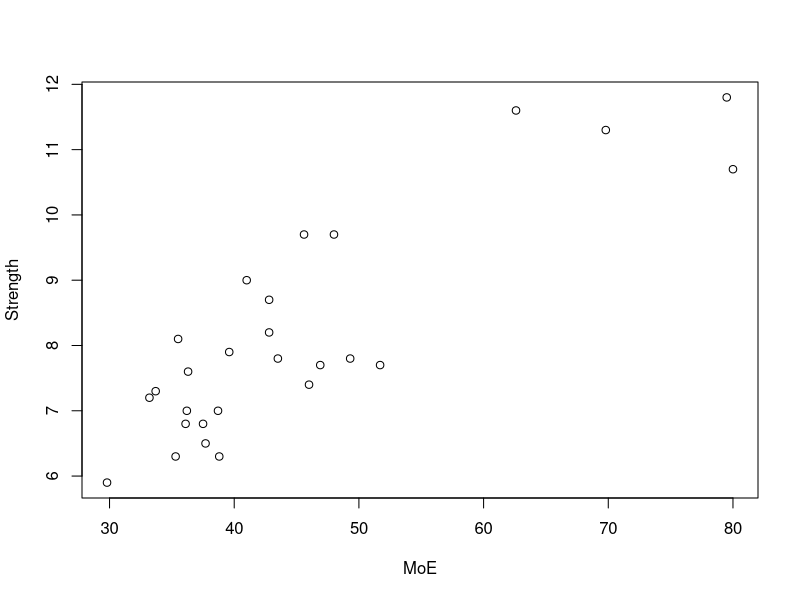
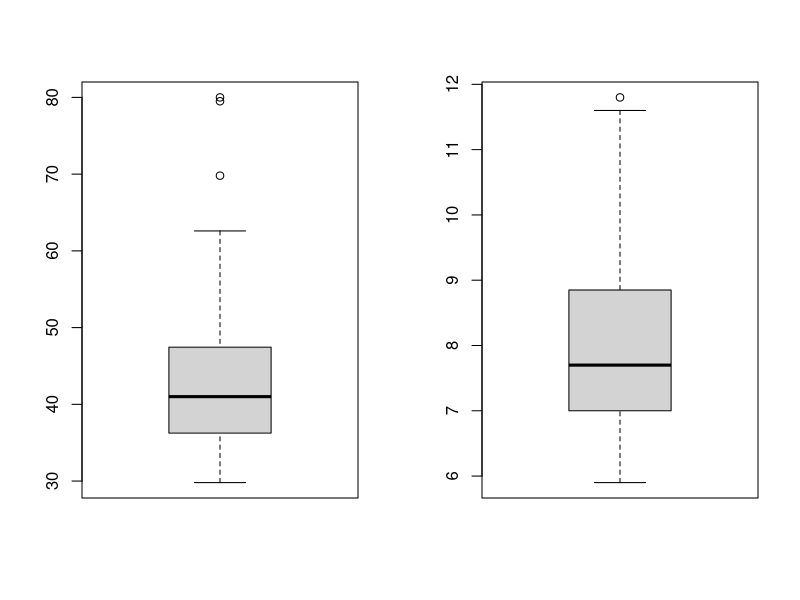
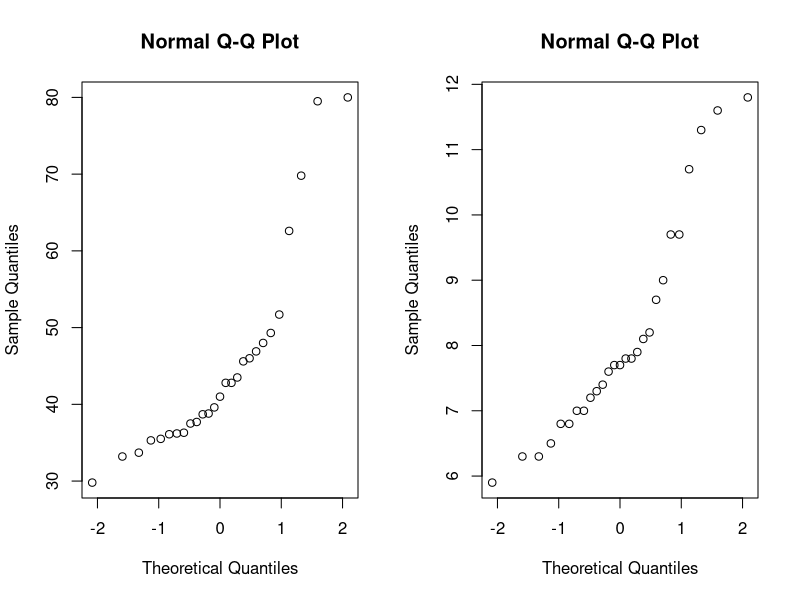
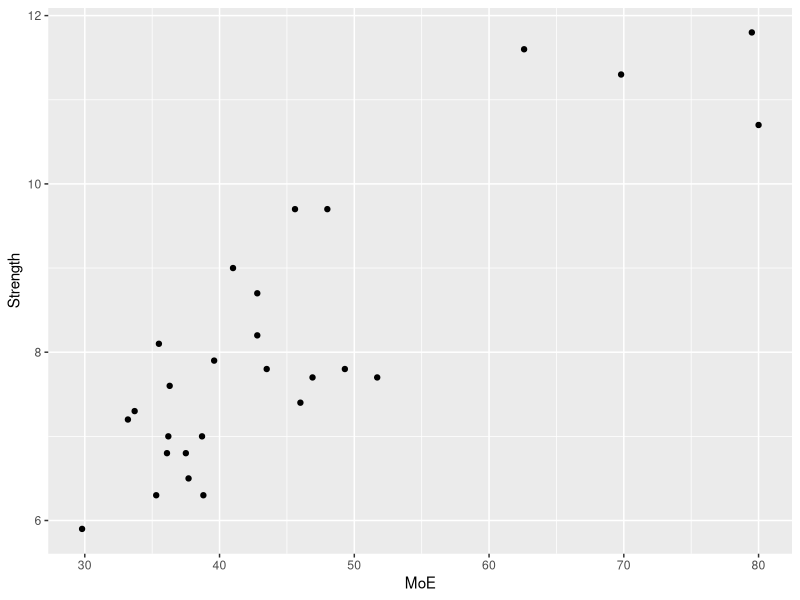
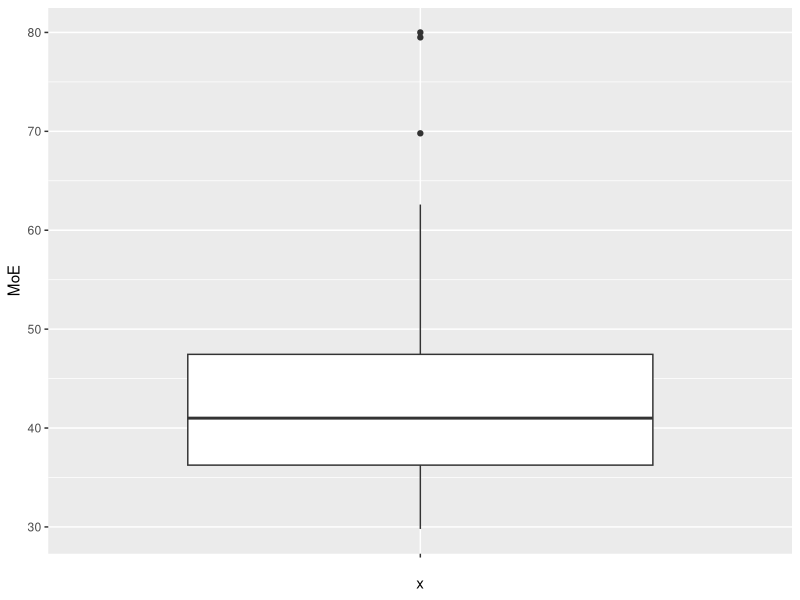
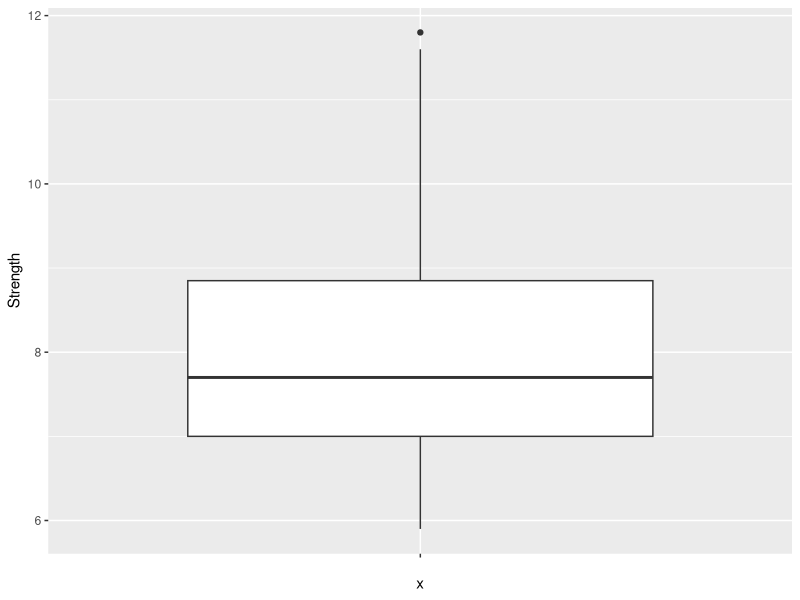
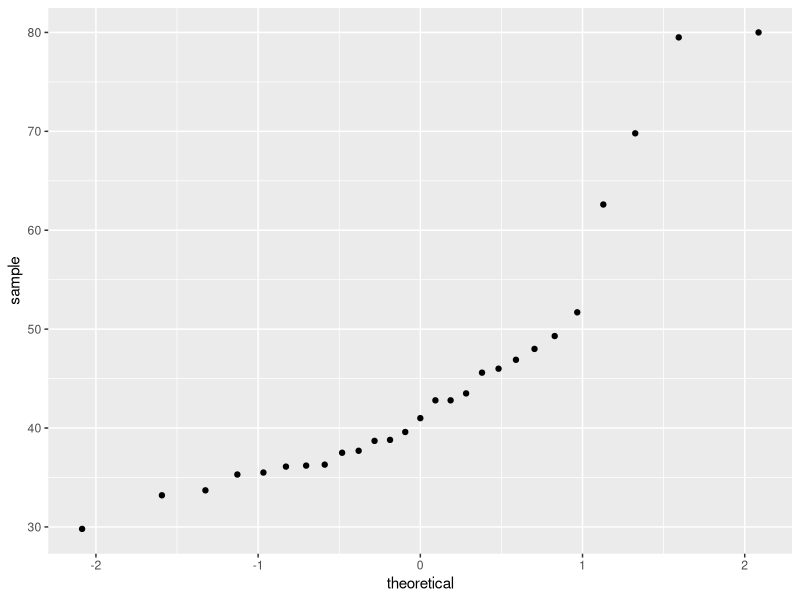
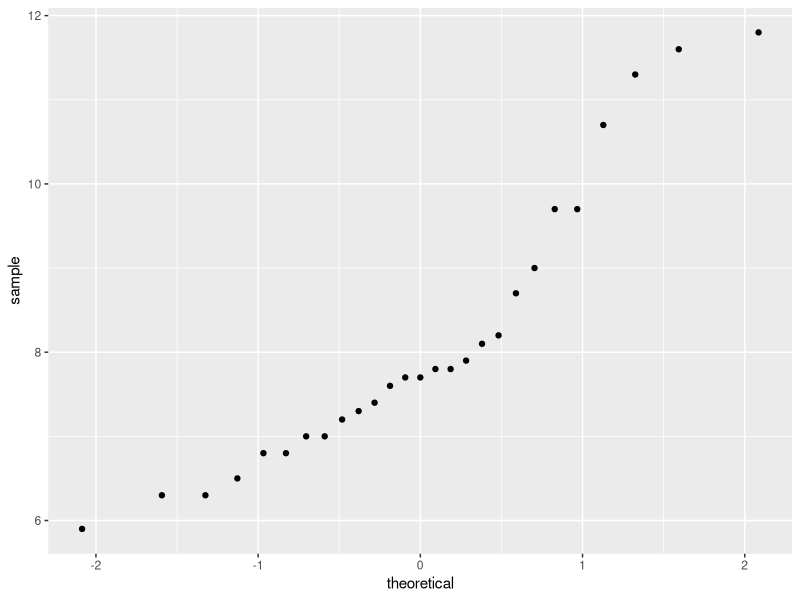

Source code (R) for these figures, in order:
MoE <- c(29.8, 33.2, 33.7, 35.3, 35.5, 36.1, 36.2, 36.3, 37.5, 37.7, 38.7, 38.8, 39.6, 41.0, 42.8, 42.8, 43.5, 45.6, 46.0, 46.9, 48.0, 49.3, 51.7, 62.6, 69.8, 79.5, 80.0 )

Strength <- c(5.9, 7.2, 7.3, 6.3, 8.1, 6.8, 7.0, 7.6, 6.8, 6.5, 7.0, 6.3, 7.9, 9.0, 8.2, 8.7, 7.8, 9.7, 7.4, 7.7, 9.7, 7.8, 7.7, 11.6, 11.3, 11.8, 10.7)

# [Kurt]: In R it's usually best to first put everything in a data frame 
# (each row of df_moe contains the MoE and Strength values of one observation)
df_moe = data.frame(MoE, Strength)

# part a)

plot(MoE, Strength)

# part b)

par(mfrow = c(1,2))
boxplot(MoE)
boxplot(Strength)

# part c)

par(mfrow = c(1,2))
qqnorm(MoE)
qqnorm(Strength)


# part d)

# compute mean of each vector
meanMoE <- mean(MoE)    # 45.10741
meanStrength <- mean(Strength) # 8.140741


# [Kurt]: You don't need to create vectors like this in R, you can just add a scalar to MoE
# and it will broadcast it (i.e. add it to each element of MoE)

# # vector of mean * -1 (length = number of data points)
# m <- rep_len(-meanMoE,27)
# s <- rep_len(-meanStrength,27)
# 
# m_sumDiff <- MoE + m   # new vector with elements (x_i - xbar) 
# S_sumDiff <- Strength + s   # new vectors with elements (y_i - ybar)

m_sumDiff <- MoE - meanMoE
S_sumDiff <- Strength - meanStrength

# gets sum from i= 1 to 27 of (x_i - xbar) * (y_i - ybar)
dot <- sum(m_sumDiff*S_sumDiff)  # 491.8919

# standard deviation of each variable
sd_MoE <- sd(MoE)   # 13.26722
sd_S <- sd(Strength)  # 1.659532


# hand computed r
# r <- (1/26)*(1/sd_MoE)*(1/sd_S)*dot # 0.8592721

# [Kurt]: It's better to use (length(m_sumDiff) - 1) here
# instead of hard-coding "26". The principle is that this value
# is determined by the length of m_sumDiff. If you were ever to change the
# inputs MoE and Strength (say you got new data) you would need to remember
# to go to this line and change the 26 here. This is typically a bad sign if
# you need to edit your code in multiple places when one thing changes.
r <- (1/(length(m_sumDiff) - 1))*(1/sd_MoE)*(1/sd_S)*dot # 0.8592721


# part d)

cor(MoE, Strength) # 0.8592721   matches with hand computed r


# part e)

# beta hat = r * (s_y / s_x) (x var = MoE, y var = Strength)
beta_hat <- r * (sd_S / sd_MoE)  # 0.1074821
beta_hat

# alpha hat = ybar - beta_hat * xbar
alpha_hat = meanStrength - beta_hat*meanMoE
alpha_hat   # 3.2925

# part g)

# The slop of the OLS equation is 0.1074821.   This means that the "best" fit model predicts that for every increase of 1 in the MoE variable, that the increase in Strength will be 0.1074821.   The Strength variable changes more slowly respect to the MoE variable. 

# part h)

# Using this model, y_hat(39.0) = 3.2925 + (0.1074821 * 39.0) = 7.4843







# part i)

# SSE = sum(i=1 to 27) (y_i - y_hat_i)^2

beta_hat_vector <- rep_len(beta_hat,27)

# vector or product of each MoE data point and beta_hat
beta_hat_x_i_vector <- (MoE*beta_hat_vector)  

alpha_hat_vector <- rep_len(alpha_hat,27)

# y_hat_i vector (y_hat_i = alpha_hat + beta_hat*x_i)
y_hat_i_vector <- (alpha_hat_vector + beta_hat_x_i_vector )
y_hat_i_vector 

diff_squared_vector <- ((Strength - y_hat_i_vector)^2)
diff_squared_vector


############## NOT SURE IF THIS IS THE RIGHT RESULT ###########

SSE <- sum(diff_squared_vector)
SSE


#############################################################################
#############################################################################
# data frame, ggplot approach
#############################################################################
#############################################################################

library(tidyverse)

df_moe = data.frame(MoE, Strength)
df_moe$moe_shift = df_moe$MoE - mean(df_moe$MoE)
df_moe$strength_shift = df_moe$Strength - mean(df_moe$Strength)

ggplot(data=df_moe) + geom_point(aes(x=MoE, y=Strength))

ggplot(data=df_moe) + geom_boxplot(aes(x="", y=MoE))
ggplot(data=df_moe) + geom_boxplot(aes(x="", y=Strength))

ggplot(data=df_moe) + geom_qq(aes(sample=MoE))
ggplot(data=df_moe) + geom_qq(aes(sample=Strength))

dot <- sum(df_moe$moe_shift*df_moe$strength_shift)  # 491.8919

sd_moe <- sd(df_moe$MoE)
sd_strength <- sd(df_moe$Strength)
r <- (1/( nrow(df_moe) - 1))*(1/sd_moe)*(1/sd_strength)*dot # 0.8592721

# Test for equality
all.equal(r, cor(df_moe$MoE, df_moe$Strength))

beta_hat <- r * (sd_strength / sd_moe)  # 0.1074821
alpha_hat = mean(df_moe$Strength) - beta_hat* mean(df_moe$MoE)

df_moe$predicted_strength <- alpha_hat + beta_hat*df_moe$MoE
df_moe$residual <- df_moe$Strength - df_moe$predicted_strength
df_moe$residual_squared <- df_moe$residual*df_moe$residual
head(df_moe)
summary(df_moe)

manual_SSE <- sum(df_moe$residual_squared)

# fit a linear regression using the glm function
regression_model <- glm(Strength ~ MoE, data=df_moe)
# The model summary display the SSE, referred to as "Residual deviance"
summary(regression_model)

# You can get the value of the SSE directly as regression_model$deviance
# Test for equality with our manual calculation
all.equal(manual_SSE, regression_model$deviance)


